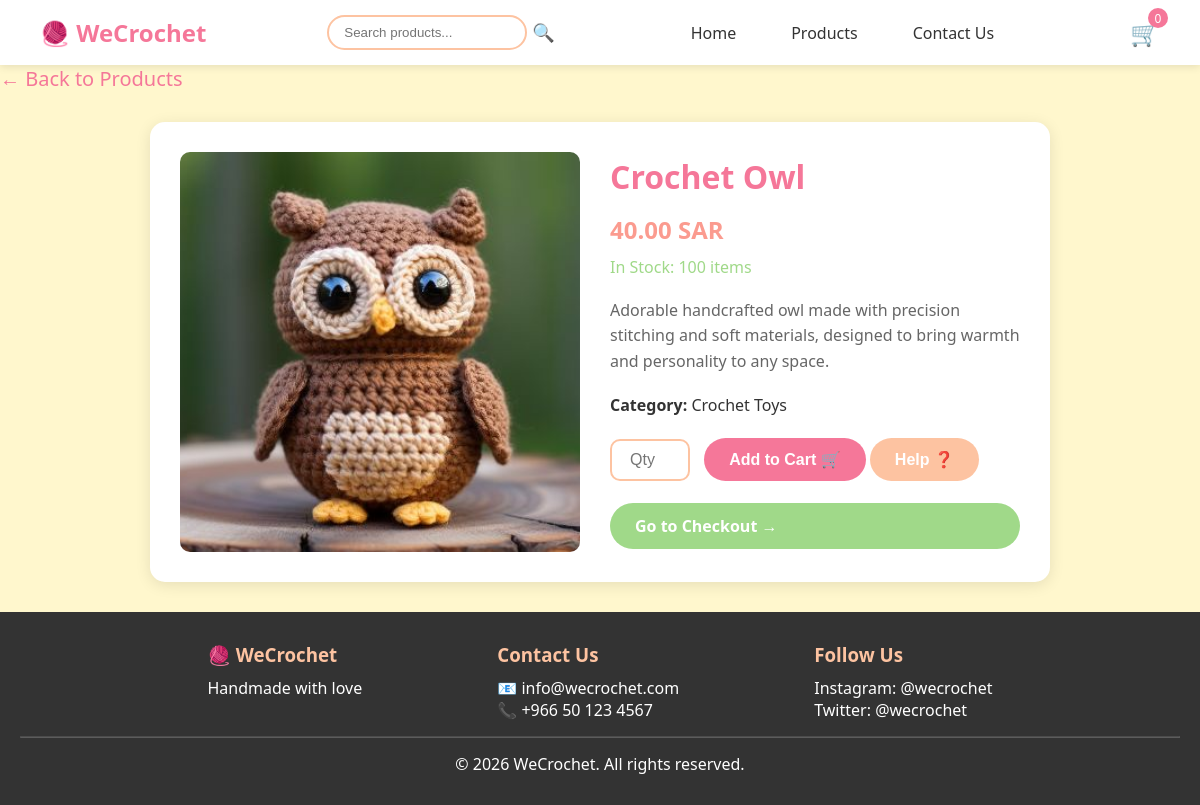
/pages/product.php?id=2, run on the app's committed database.
### tables this page shows
CREATE TABLE `products` (
  `P_ID` int NOT NULL,
  `P_Name` varchar(255) NOT NULL,
  `P_Price` decimal(10,2) NOT NULL,
  `P_Stock` int NOT NULL,
  `P_Image` varchar(255) DEFAULT NULL,
  `P_Description` text,
  `P_Category` varchar(100) DEFAULT NULL
);

### pages/product.php (the view, shortened to what this page needs)
<?php
include("../includes/header.php");
include("../includes/Connection.php");
$id = (int) $_GET['id'];
$query = "SELECT * FROM products WHERE P_ID = $id";
$result = mysqli_query($conn, $query);
$product = mysqli_fetch_assoc($result);
?>
<div class="product-top">
    <a href="../index.php" class="back-link">← Back to Products</a>
</div>
<div class="product-detail">
    <img src="../images/<?php echo htmlspecialchars($product['P_Image']); ?>"
         alt="<?php echo htmlspecialchars($product['P_Name']); ?>">
    <div class="info">
        <h1><?php echo htmlspecialchars($product['P_Name']); ?></h1>
        <p class="price">
            <?php echo htmlspecialchars($product['P_Price']); ?> SAR
        </p>
        <p class="stock">
            In Stock: <?php echo htmlspecialchars($product['P_Stock']); ?> items
        </p>
        <p class="description">
            <?php echo htmlspecialchars($product['P_Description']); ?>
        </p>
        <p>
            <strong>Category:</strong>
            <?php echo htmlspecialchars($product['P_Category']); ?>
        </p>
        <br>
        <form method="POST" onsubmit="return validateForm()">
            <input type="number"
                   name="quantity"
                   id="quantity"
                   class="quantity-input"
                   min="1"
                   max="<?php echo $product['P_Stock']; ?>"
                   placeholder="Qty">
            <button type="submit"
                    name="add_to_cart"
                    class="btn btn-primary">
                Add to Cart 🛒
            </button>
            <button type="button"
                    onclick="openHelp()"
                    class="btn btn-warning">
                Help ❓
            </button>
        </form>
        <br>
        <a href="../cart.php" class="btn btn-success">
            Go to Checkout →
        </a>
    </div>
</div>
<?php
include("../includes/footer.php");
?>

### Styles/style.css (style rules this page uses)
:root { --lemon: #FFF7CD; --peach: #FDC3A1; --salmon: #FB9B8F; --rouge: #F57799; --green: #A0D989; --dark: #333333; --white: #FFFFFF; }
* { margin: 0; padding: 0; box-sizing: border-box; }
body { font-family: 'Segoe UI', Tahoma, sans-serif; background-color: var(--lemon); color: var(--dark); min-height: 100vh; display: flex; flex-direction: column; }
a { text-decoration: none; color: inherit; }
.product-detail { max-width: 900px; margin: 30px auto; background: var(--white); border-radius: 15px; overflow: hidden; box-shadow: 0 3px 15px rgba(0,0,0,0.1); display: flex; gap: 30px; padding: 30px; }
.product-detail img { width: 400px; height: 400px; object-fit: cover; border-radius: 10px; }
.product-detail .info { flex: 1; display: flex; flex-direction: column; justify-content: center; }
.product-detail .info h1 { color: var(--rouge); margin-bottom: 15px; }
.product-detail .info .price { font-size: 24px; color: var(--salmon); font-weight: bold; margin-bottom: 10px; }
.product-detail .info .stock { color: var(--green); margin-bottom: 20px; }
.product-detail .info .description { color: #666; line-height: 1.6; margin-bottom: 20px; }
.btn { padding: 12px 25px; border: none; border-radius: 25px; cursor: pointer; font-size: 16px; font-weight: bold; transition: 0.3s; }
.btn-primary { background-color: var(--rouge); color: white; }
.btn-success { background-color: var(--green); color: white; }
.btn-warning { background-color: var(--peach); color: white; }
.quantity-input { width: 80px; padding: 10px; border: 2px solid var(--peach); border-radius: 10px; text-align: center; font-size: 16px; margin-right: 10px; }

### Styles/cart.css (style rules this page uses)
.back-link { font-size: 20px; color: var(--rouge); text-decoration: none; }

### data on the page
products: P_Image (picture), P_Name "Crochet Owl", P_Price "40.00", P_Stock "100", P_Description "Adorable handcrafted owl made with precision stitching and soft materials, designed to bring warmth and personality to any space.", P_Category "Crochet Toys"

### other printed values
$cart_count "0"
